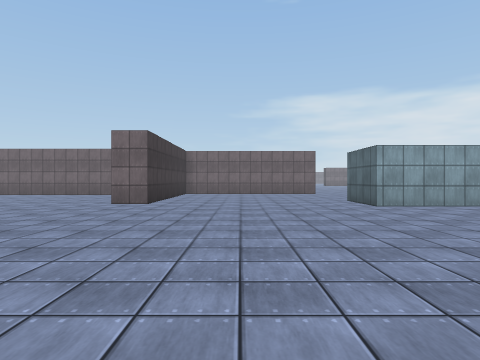
view 1 (above)

24 first-person views from a walk through a Unity game level. The camera is 1.3 m above the floor, looks level and sees 75° across. The floor is counted in squares, 2 m on a side. Each view is taken from the middle of a square. On the plan, view 1 faces up. The plan holds only what a view shows up to about 10 squares ahead; the rest is blank. The place goes on beyond the plan. The player character is not drawn. Surface patterns are stand-ins for the level's own textures.

view 2
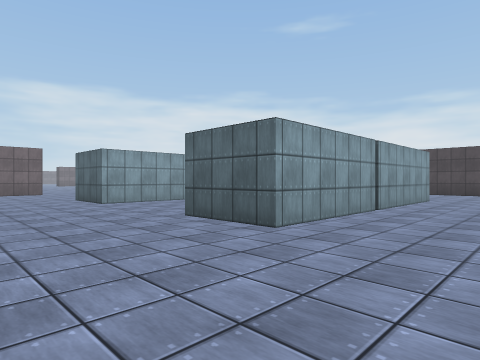

view 3
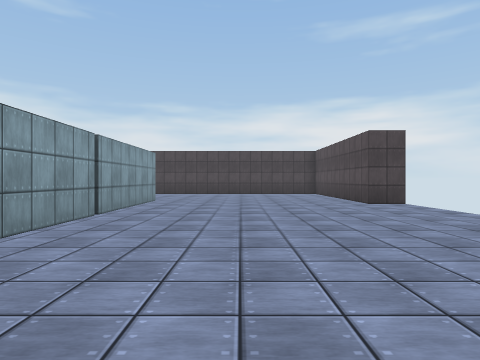

view 4
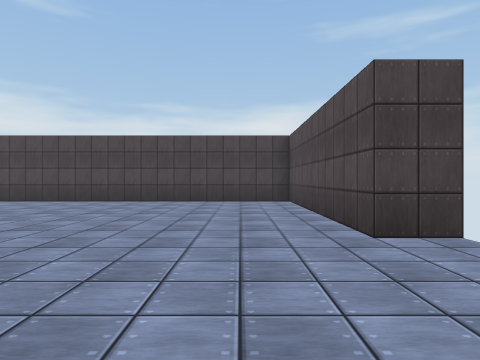

view 5
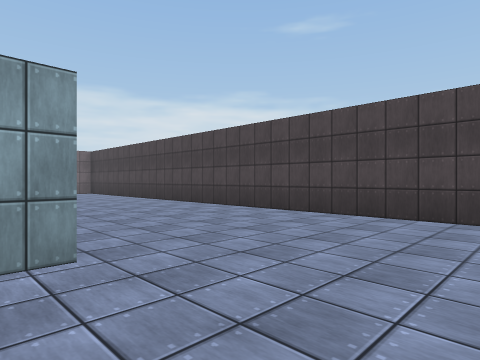

view 6
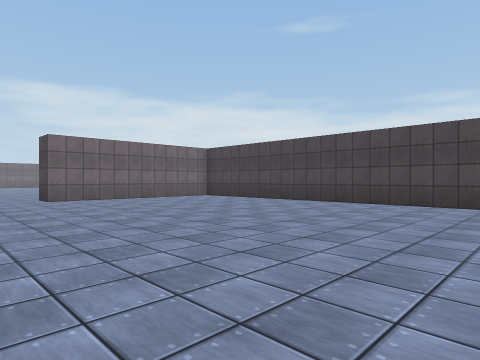

view 7
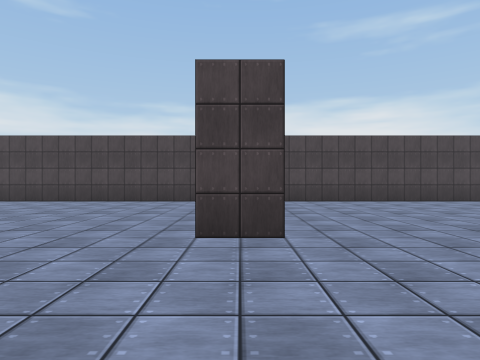

view 8
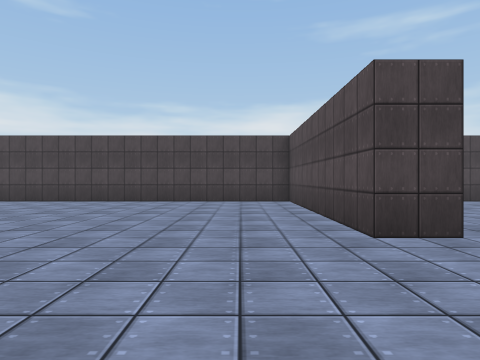

view 9
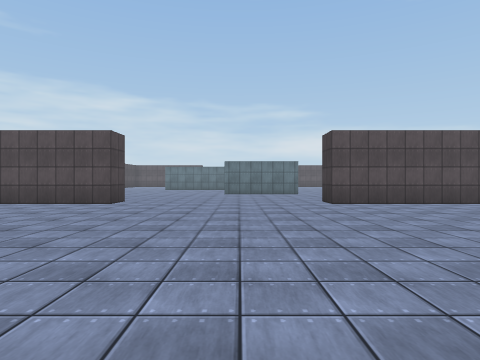

view 10
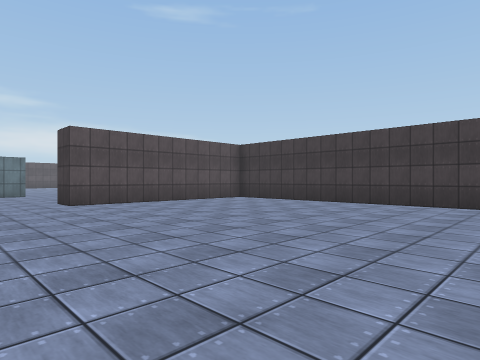

view 11
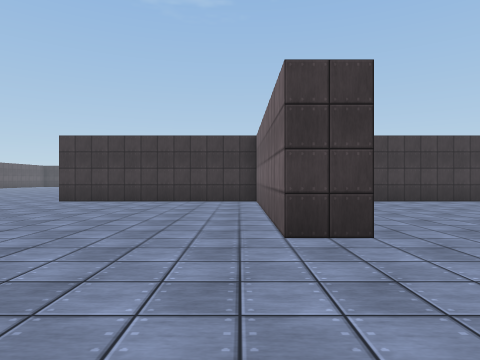

view 12
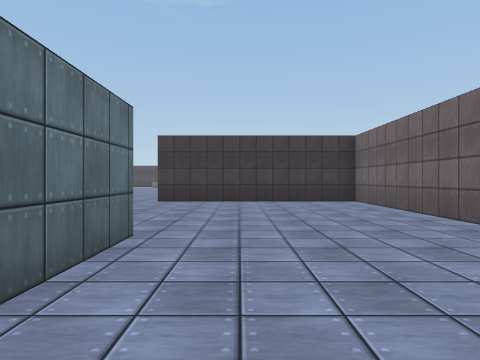

view 13
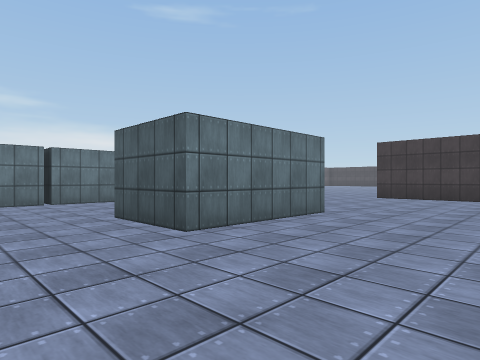

view 14
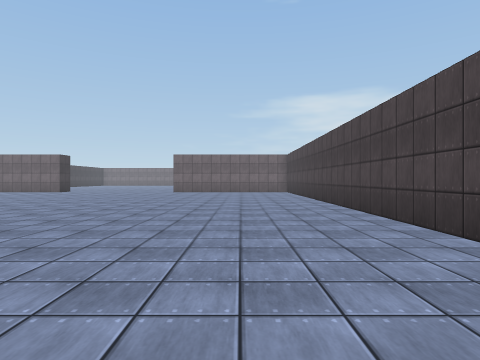

view 15
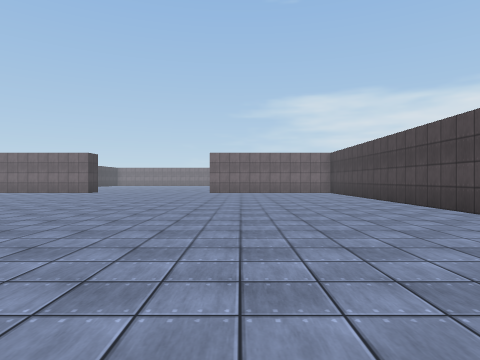

view 16
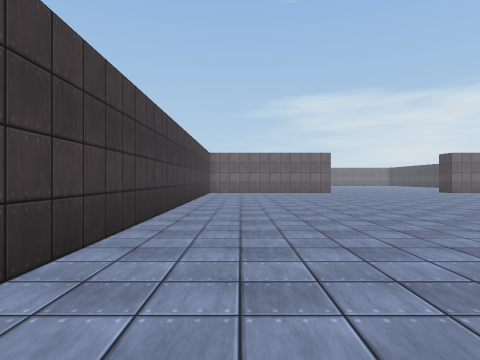

view 17
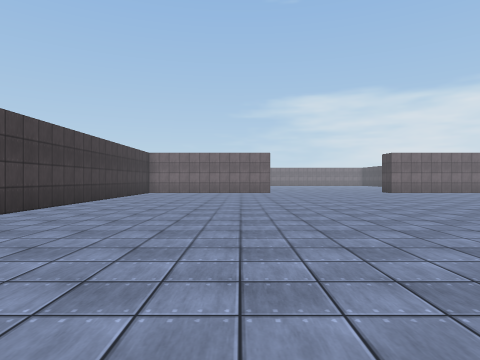

view 18
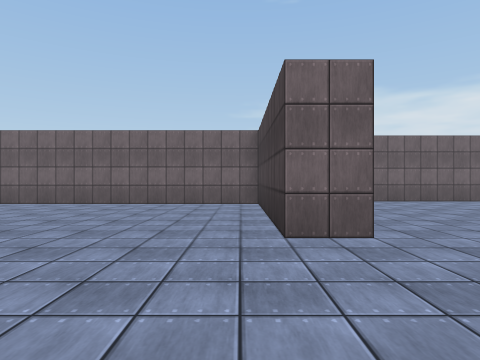

view 19
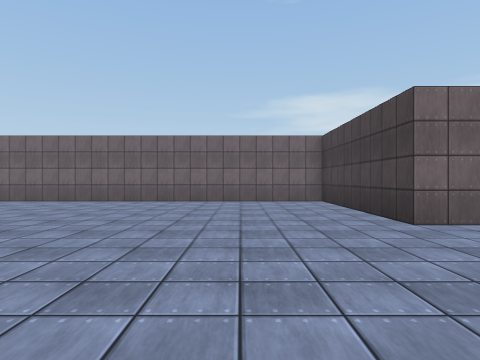

view 20
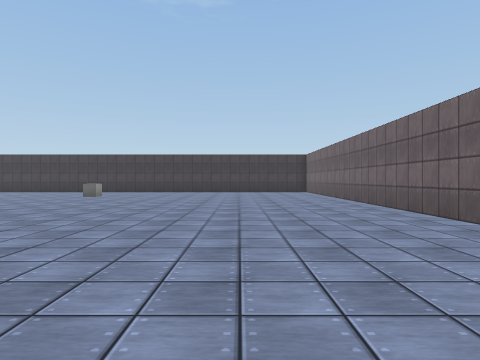

view 21
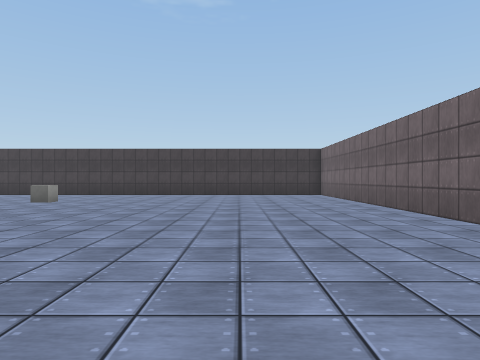

view 22
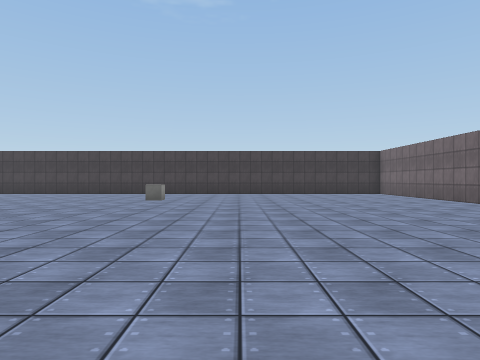

view 23
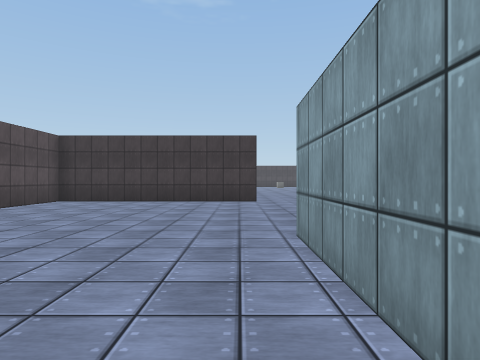

view 24
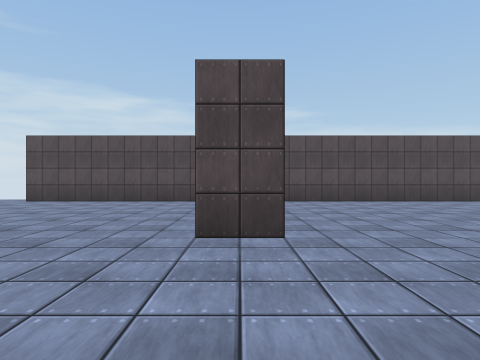

### Floor plan
Points are (right, up) in squares from view 1. A wall is a line through its corners. A room is listed if a view was taken in it or the views show most of it. See-through windows are left out.
Room 1 (views 1, 2, 3, 4, 5, 6, 7, 8, 9, 10, 11, 12, 13, 14, 15, 16, 17, 18, 19, 20, 21, 22, 23, 24)
walls: (5.9, 7.6) (3.4, 7.6) (3.4, 9.8) (6.7, 9.8) (6.7, 7.6); (-0.6, 15.5) (3.5, 15.5) (3.5, 14.5) (-2.5, 14.5) (-2.5, 8.5) (-3.5, 8.5) (-3.5, 13.5) (-19, 13.5); (5, 3.8) (7.9, 3.8); (6.7, 3.8) (6.7, 3); (-3.5, 1.5) (-2.5, 1.5) (-2.5, -4.5) (3.5, -4.5); (10.8, 14.5) (9.5, 14.5) (9.5, 15.5) (15.5, 15.5) (15.5, 29); (10.9, 1.7) (3.4, 1.7) (3.4, 3.9); (9.5, -5.6) (9.5, -4.5) (15.5, -4.5) (15.5, 13.6); (-10.4, -4.5) (-4.4, -4.5); (-2.5, 29) (-2.5, 18)
objects: other object (-18, 4)

Where each view was taken, in squares from view 1:
view 1: 0 up, 0 right, facing up
view 2: 1 down, 0 right, facing up-right
view 3: 1 down, 1 right, facing right
view 4: 3 down, 6 right, facing right
view 5: 1 down, 10 right, facing up-right
view 6: 4 up, 7 right, facing up-right
view 7: 15 up, 6 right, facing right
view 8: 17 up, 6 right, facing right
view 9: 24 up, 6 right, facing down
view 10: 24 up, 6 right, facing down-left
view 11: 14 up, 7 right, facing left
view 12: 11 up, 7 right, facing left
view 13: 13 up, 9 right, facing down-left
view 14: 18 up, 13 right, facing up
view 15: 19 up, 11 right, facing up
view 16: 19 up, 1 left, facing up
view 17: 19 up, 2 right, facing up
view 18: 5 up, 4 left, facing up
view 19: 4 up, 6 left, facing up
view 20: 10 up, 6 left, facing left
view 21: 10 up, 9 left, facing left
view 22: 7 up, 8 left, facing left
view 23: 1 up, 7 right, facing left
view 24: 5 up, 3 left, facing down
